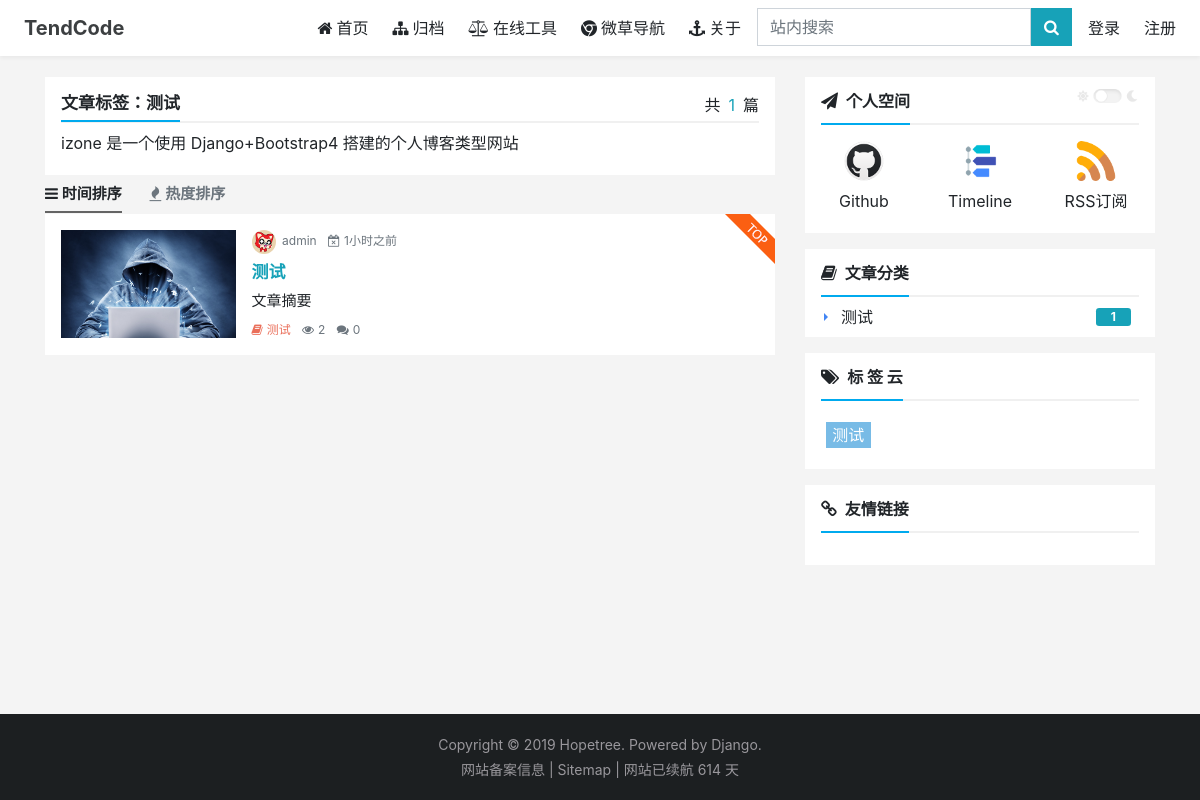
The page /tag/b1/ on the database its author committed.
### apps/blog/models.py (models this page shows, shortened)
class Tag(models.Model):
    name = models.CharField('文章标签', max_length=20)
    slug = models.SlugField(unique=True)
    description = models.TextField('描述', max_length=240, default=settings.SITE_DESCRIPTION,
                                   help_text='用来作为SEO中description,长度参考SEO标准')
    class Meta:
        verbose_name = '标签'
        verbose_name_plural = verbose_name
        ordering = ['id']
    def get_absolute_url(self):
        return reverse('blog:tag', kwargs={'slug': self.slug})

class Article(models.Model):
    IMG_LINK = '/static/blog/img/summary.png'
    author = models.ForeignKey(settings.AUTH_USER_MODEL, verbose_name='作者', on_delete=models.PROTECT)
    title = models.CharField(max_length=150, verbose_name='文章标题')
    summary = models.TextField('文章摘要', max_length=230, default='文章摘要等同于网页description内容，请务必填写...')
    body = models.TextField(verbose_name='文章内容')
    img_link = models.CharField('图片地址', default=IMG_LINK, max_length=255)
    create_date = models.DateTimeField(verbose_name='创建时间', auto_now_add=True)
    update_date = models.DateTimeField(verbose_name='修改时间', auto_now=True)
    views = models.IntegerField('阅览量', default=0)
    slug = models.SlugField(unique=True)
    is_top = models.BooleanField('置顶', default=False)
    category = models.ForeignKey(Category, verbose_name='文章分类', on_delete=models.PROTECT)
    tags = models.ManyToManyField(Tag, verbose_name='标签')
    keywords = models.ManyToManyField(Keyword, verbose_name='文章关键词',
                                      help_text='文章关键词，用来作为SEO中keywords，最好使用长尾词，3-4个足够')
    class Meta:
        verbose_name = '文章'
        verbose_name_plural = verbose_name
        ordering = ['-create_date']
    def get_absolute_url(self):
        return reverse('blog:detail', kwargs={'slug': self.slug})

class Category(models.Model):
    name = models.CharField('文章分类', max_length=20)
    slug = models.SlugField(unique=True)
    description = models.TextField('描述', max_length=240, default=settings.SITE_DESCRIPTION,
                                   help_text='用来作为SEO中description,长度参考SEO标准')
    class Meta:
        verbose_name = '分类'
        verbose_name_plural = verbose_name
        ordering = ['name']
    def __str__(self):
        return self.name
    def get_absolute_url(self):
        return reverse('blog:category', kwargs={'slug': self.slug})

### apps/oauth/models.py (models this page shows)
class Ouser(AbstractUser):
    link = models.URLField('个人网址',blank=True,help_text='提示：网址必须填写以http开头的完整形式')
    avatar = ProcessedImageField(upload_to='avatar/%Y/%m/%d',
                                 default='avatar/default.png',
                                 verbose_name='头像',
                                 processors=[ResizeToFill(80, 80)]
                                 )
    class Meta:
        verbose_name = '用户'
        verbose_name_plural = verbose_name
        ordering = ['-id']
    def __str__(self):
        return self.username

### apps/blog/views.py (the view)
# urls.py: path('tag/<slug:slug>/', TagView.as_view(), name='tag'),
class TagView(generic.ListView):
    model = Article
    template_name = 'blog/tag.html'
    context_object_name = 'articles'
    paginate_by = getattr(settings, 'BASE_PAGE_BY', None)
    paginate_orphans = getattr(settings, 'BASE_ORPHANS', 0)
    def get_ordering(self):
        ordering = super(TagView, self).get_ordering()
        sort = self.kwargs.get('sort')
        if sort == 'v':
            return ('-views', '-update_date', '-id')
        return ordering
    def get_queryset(self, **kwargs):
        queryset = super(TagView, self).get_queryset()
        tag = get_object_or_404(Tag, slug=self.kwargs.get('slug'))
        return queryset.filter(tags=tag)
    def get_context_data(self, **kwargs):
        context_data = super(TagView, self).get_context_data()
        tag = get_object_or_404(Tag, slug=self.kwargs.get('slug'))
        context_data['search_tag'] = '文章标签'
        context_data['search_instance'] = tag
        return context_data

### apps/blog/context_processors.py (called while the page is built)
def settings_info(request):
    return {
        'site_logo_name': settings.SITE_LOGO_NAME,
        'site_end_title': settings.SITE_END_TITLE,
        'site_description': settings.SITE_DESCRIPTION,
        'site_keywords': settings.SITE_KEYWORDS,
        'tool_flag': settings.TOOL_FLAG,
        'api_flag': settings.API_FLAG,
        'cnzz_protocol': settings.CNZZ_PROTOCOL,
        'beian': settings.BEIAN,
        'my_github': settings.MY_GITHUB,
        'site_verification': settings.MY_SITE_VERIFICATION,
        'site_url': site_full_url(),
        'hao_console': settings.HAO_CONSOLE
    }

### apps/blog/templatetags/blog_tags.py (called while the page is built)
@register.simple_tag
def get_tag_list():
    return Tag.objects.annotate(total_num=Count('article')).filter(total_num__gt=0)

@register.simple_tag
def get_category_list():
    return Category.objects.annotate(total_num=Count('article')).filter(total_num__gt=0)

@register.inclusion_tag('blog/tags/article_list.html')
def load_article_summary(articles):
    return {'articles': articles}

@register.simple_tag
def get_friends():
    return FriendLink.objects.filter(is_show=True, is_active=True)

### apps/blog/utils.py (called while the page is built)
def site_protocol():
    protocol = getattr(settings, 'PROTOCOL_HTTPS', 'http')
    return protocol

def site_domain():
    if not django_apps.is_installed('django.contrib.sites'):
        raise ImproperlyConfigured("get site_domain requires django.contrib.sites, which isn't installed.")
    Site = django_apps.get_model('sites.Site')
    current_site = Site.objects.get_current()
    domain = current_site.domain
    return domain

def site_full_url():
    protocol = site_protocol()
    domain = site_domain()
    return '{}://{}'.format(protocol, domain)

### apps/comment/templatetags/comment_tags.py (called while the page is built)
@register.simple_tag
def get_comment_count(entry):
    lis = entry.article_comments.all()
    return lis.count()

### apps/oauth/templatetags/oauth_tags.py (called while the page is built)
@register.inclusion_tag('oauth/tags/user_avatar.html')
def get_user_avatar_tag(user):
    return {'user': user}

### apps/blog/templates/blog/tag.html (shortened to what this page needs)
{% extends "blog/base.html" %}
{% load static %}
{% load humanize %}
{% load blog_tags %}
{% block base_content %}
<div class="container">
    <div class="row">
        <div class="col-lg-8">
            <div class="description bg-white px-3 pt-3 pb-1">
                <p class="float-right mb-0">共<span class="mx-2 text-info">{{ paginator.count }}</span>篇</p>
                <h1 class="f-17"><strong>{{ search_tag }}：{{ search_instance.name }}</strong></h1>
                <p class="f-16">{{ search_instance.description }}</p>
            </div>
            <div class="text-secondary font-weight-bold py-2 f-15 choice">
                {% url 'blog:tag' search_instance.slug as base_tag %}
                {% url 'blog:tag_hot' search_instance.slug as hot_tag %}
                <a class="pb-2 {% if request.path == base_tag %}active{% endif %}" href="{{ base_tag }}">
                    <i class="fa fa-bars mr-1"></i>时间排序</a>
                <a class="pb-2 ml-4 {% if request.path == hot_tag %}active{% endif %}" href="{{ hot_tag }}">
                    <i class="fa fa-fire mr-1"></i>热度排序</a>
            </div>
            {% load_article_summary articles %}
        </div>
        <div class="col-lg-4">
            {% include 'blog/tags/base_right.html' %}
        </div>
    </div>
</div>
{% endblock %}

### apps/blog/templates/blog/tags/article_list.html (shortened to what this page needs)
{% load blog_tags oauth_tags comment_tags %}
{% load humanize static%}
<div class="summary-list">
    {% for article in articles %}
    <div class="media mb-1 mb-sm-2 p-2 p-lg-3">
        <div class="align-self-center mr-2 mr-lg-3 w-25 modal-open">
            <a href="{{ article.get_absolute_url }}" target="_blank">
                <img class="w-100 article-img" src="{{ article.img_link }}" alt="{{ article.title }}">
            </a>
        </div>
        <div class="media-body">
            {% if article.is_top %}<img class="float-right top-article-img" src="{% static 'blog/img/TOP.png' %}">{% endif %}
            <div class="text-muted mb-2 f-12">
                {% get_user_avatar_tag article.author %}
                <span>{{ article.author }}</span>
                <span><i class="fa fa-calendar-times-o ml-2 mr-1"></i>{{ article.create_date|naturaltime }}</span>
            </div>
            <h2 class="mt-0 font-weight-bold text-info f-17">
                <a href="{{ article.get_absolute_url }}" target="_blank">{{ article.title}}</a>
            </h2>
            <p class="d-none d-sm-block mb-2 f-15">{{ article.summary|truncatechars:130 }}</p>
            <div class="text-muted mb-0 f-12">
                <a class="cate" href="{{ article.category.get_absolute_url }}" title="查看当前分类下更多文章">
                    <i class="fa fa-book mr-1"></i>{{ article.category }}</a>
                <span><i class="fa fa-eye ml-2 mr-1"></i>{{ article.views }}</span>
                <a href="{{ article.get_absolute_url }}#comment-block" target="_blank" title="查看文章评论">
                    <i class="fa fa-comments ml-2 mr-1"></i>{% get_comment_count article %}</a>
            </div>
        </div>
    </div>
    {% empty %}
    <div class="p-3 mt-3 bg-white"><p>暂时没有文章!</p></div>
    {% endfor %}
</div>

### apps/oauth/templates/oauth/tags/user_avatar.html
{% load oauth_tags %}
{% if user.socialaccount_set.exists and user.avatar.url == '/media/avatar/default.png' %}
<img class="avatar" src="{% http_to_https user.socialaccount_set.all.0.get_avatar_url %}" alt="{{ user }}">
{% else %}
<img class="avatar" src="{{ user.avatar.url }}" alt="{{ user }}">
{% endif %}

### apps/blog/templates/blog/tags/base_right.html (shortened to what this page needs)
{% load cache %}
{% load blog_tags static %}
<div class="card border-0 rounded-0 px-3 mb-2 mb-md-3 d-none d-lg-block" id="home-card">
    <div class="card-header bg-white px-0">
        <strong><i class="fa fa-paper-plane mr-2 f-17"></i>个人空间</strong>
        <img class="float-right" id="theme-img"
             src="{% if request.COOKIES.toggleTheme == 'dark' %}{% static 'blog/img/toggle-dark.png' %}{% else %}{% static 'blog/img/toggle-light.png' %}{% endif %}"
             alt="theme-toggle" title="切换主题">
    </div>
    <div class="card-body px-0 pt-3 pb-1">
        <div class="row text-center">
            <div class="col">
                <a href="{{ my_github }}" target="_blank" title="进入博主的Github查看博客源码">
                    <img style="max-width:40px" alt="博主的github" src="{% static 'blog/img/github.png' %}">
                    <p class="mt-2">Github</p>
                </a>
            </div>
            <div class="col">
                <a href="{% url 'blog:timeline'%}" target="_blank" title="查看网站建站历程">
                    <img style="max-width:40px" alt="网站的建站历程" src="{% static 'blog/img/blog.png' %}">
                    <p class="mt-2">Timeline</p>
                </a>
            </div>
            <div class="col">
                <a href="{% url 'rss'%}" target="_blank" title="订阅博客">
                    <img style="max-width:40px" alt="订阅博客RSS" src="{% static 'blog/img/rss.png' %}">
                    <p class="mt-2">RSS订阅</p>
                </a>
            </div>
        </div>
    </div>
</div>
<div class="card border-0 rounded-0 px-3 mb-2 mb-md-3" id="category-card">
    <div class="card-header bg-white px-0">
        <strong><i class="fa fa-book mr-2 f-17"></i>文章分类</strong>
    </div>
    {% get_category_list as categories %}
    <ul class="list-group list-group-flush f-16">
        {% for each in categories %}
        <li class="list-group-item d-flex justify-content-between align-items-center pr-2 py-2">
            <a class="category-item" href="{{ each.get_absolute_url }}"
               title="查看【{{ each.name }}】分类下所有文章">{{ each.name }}</a>
            <span class="badge text-center" title="当前分类下有{{ each.total_num }}篇文章">{{ each.total_num }}</span>
        </li>
        {% endfor %}
    </ul>
</div>
<div class="card border-0 rounded-0 px-3 mb-2 mb-md-3" id="tag-card">
    <div class="card-header bg-white px-0">
        <strong><i class="fa fa-tags mr-2 f-17"></i>标&nbsp;签&nbsp;云</strong>
    </div>
    <div class="card-body px-0 py-3">
        <div class="tag-cloud">
            {% get_tag_list as tag_list %}
            {% for tag in tag_list %}
            <a href="{{ tag.get_absolute_url }}" class="tags f-16" id="tag-{{ forloop.counter }}"
               title="【{{ tag.name }}】标签下有{{ tag.total_num }}篇文章">{{ tag.name }}</a>
            {% endfor %}
        </div>
    </div>
</div>
<div class="d-none d-lg-block">
    <div class="card border-0 rounded-0 px-3 mb-2 mb-md-3" id="friends-card">
        <div class="card-header bg-white px-0">
            <strong><i class="fa fa-link mr-2 f-17"></i>友情链接</strong>
        </div>
        <div class="card-body px-0 py-3">
        </div>
    </div>
</div>

### apps/blog/static/blog/css/base.css (style rules this page uses)
body { background: #f4f4f4; padding-top:4.8rem; display: -webkit-flex; display: flex; min-height: 100vh; flex-direction: column; }
.container { padding-right: 5px; padding-left: 5px; }
a { color: inherit; }
.h1, h1 { font-size: 1.4em; }
.h2, h2 { font-size: 1.3em; }
.f-17 { font-size:13px; }
.f-16 { font-size:12px; }
.f-15 { font-size:11px; }
.f-12 { font-size:8px; }
.description h1 { padding-bottom: 8px; border-bottom: 2px solid #f0f0f0; }
.description strong { padding-bottom: 7px; border-bottom: 2px solid #00AAEE; }
.top-article-img { margin-right: -.5rem; margin-top: -.5rem; }
.choice .active { color:#212529; border-bottom: 2px solid #646464; }
.summary-list .avatar { width:1.2rem; heigth:1.2rem; margin-right:.2rem; border-radius: 50%; }
.summary-list .media { background-color: #fff; }
.summary-list .cate { color: #ea6f5a; }
#theme-img { width: auto; max-height: 14px; cursor: pointer; }
#home-card .card-header, #tag-card .card-header, #category-card .card-header, #friends-card .card-header { border-bottom: 2px solid #f0f0f0; padding-bottom:10px; }
#home-card .card-header strong, #tag-card .card-header strong, #category-card .card-header strong, #friends-card .card-header strong { padding-bottom:12px; border-bottom: 2px solid #00AAEE; }
#category-card .badge { width: 2.2rem; background-color: #17a2b8; color: #fff; font-weight: 700; border-radius: .2rem; }
.category-item:before { position: absolute; top: 1em; left: .2rem; width: 0; height: 0; border-style: solid; border-color: #fff #fff #fff #4285f4; -webkit-transform-origin: 25% center; transform-origin: 25% center; border-width: 4px; content: ""; }
.tag-cloud { width: 100%; margin: auto; overflow: hidden; text-align: left; }
.tags { color:#fff; padding: .08rem .4rem; float: left; text-align: center; margin: .3rem; transition: all .5s; }
.tags:nth-child(9n+1) { background:#78BBE6; }
@media (min-width: 576px) { .container { max-width: none; padding-right: 10px; padding-left: 10px; } }
@media (min-width: 576px) { .f-17 { font-size:14px; } }
@media (min-width: 576px) { .f-16 { font-size:13px; } }
@media (min-width: 576px) { .f-15 { font-size:12px; } }
@media (min-width: 576px) { .f-12 { font-size:9px; } }
@media (min-width: 768px) { .container { max-width: 750px; padding-right: 12px; padding-left: 12px; } }
@media (min-width: 768px) { .f-17 { font-size:16px; } }
@media (min-width: 768px) { .f-16 { font-size:15px; } }
@media (min-width: 768px) { .f-15 { font-size:14px; } }
@media (min-width: 768px) { .f-12 { font-size:11px; } }
@media (min-width: 768px) { .summary-list .avatar { width:1.35rem; heigth:1.35rem; } }
@media (min-width: 992px) { .top-article-img { margin-right: -1rem; margin-top: -1rem; } }
@media (min-width: 992px) { .container { max-width: 970px; padding-right: 15px; padding-left: 15px; } }
@media (min-width: 1200px) { .container { max-width: 1140px; } }
@media (min-width: 1200px) { .f-17 { font-size:17px; } }
@media (min-width: 1200px) { .f-16 { font-size:16px; } }
@media (min-width: 1200px) { .f-15 { font-size:15px; } }
@media (min-width: 1200px) { .f-12 { font-size:12px; } }
@media (min-width: 1200px) { .article-img { cursor: pointer; transition: all 0.6s; } }
@media (min-width: 1200px) { .summary-list .avatar { width:1.5rem; heigth:1.5rem; } }

### rows shown on the page
Tag: name "测试", description "izone 是一个使用 Django+Bootstrap4 搭建的个人博客类型网站"
Article: img_link (picture), is_top True (drawn), avatar (placeholder picture), author "admin", create_date "1小时之前", title "测试", summary "文章摘要", category "测试", views "2", id "0"
Category: name "测试", total_num "1"

### other values the page prints
{{ site_logo_name }} "TendCode"
{{ hao_console.name }} "微草导航"
{{ paginator.count }} "1"
{{ search_tag }} "文章标签"
{{ beian }} "网站备案信息"
